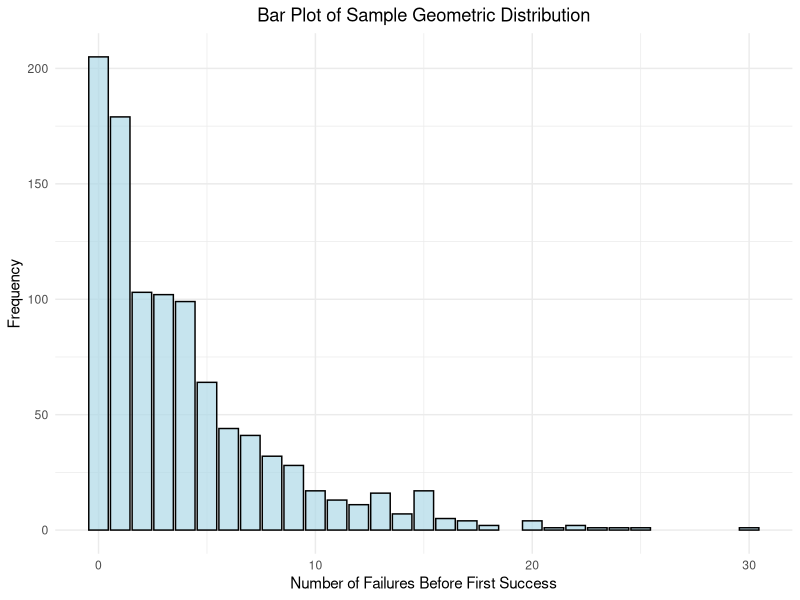

Generate this figure with R:
# A Geometric Distribution is a discrete probability distribution that models the number of trials required for the first success in a series of independent Bernoulli trials (where each trial has two possible outcomes: success or failure).

# Load necessary library
library(ggplot2)

# Set the seed for reproducibility
set.seed(123)

# Parameters for the geometric distribution
prob_success <- 0.2  # Probability of success
n <- 1000            # Number of samples

# Generate a sample from a geometric distribution
sample_data <- rgeom(n, prob = prob_success)

# Create a data frame for ggplot
data_frame <- data.frame(sample_data)

# Visualization: Bar plot of the geometric distribution
ggplot(data_frame, aes(x = sample_data)) +
  geom_bar(fill = "lightblue", color = "black", alpha = 0.7) +
  labs(title = "Bar Plot of Sample Geometric Distribution",
       x = "Number of Failures Before First Success",
       y = "Frequency") +
  theme_minimal() +
  theme(plot.title = element_text(hjust = 0.5))

# Print summary statistics
cat("Summary Statistics:\n")
print(summary(sample_data))
